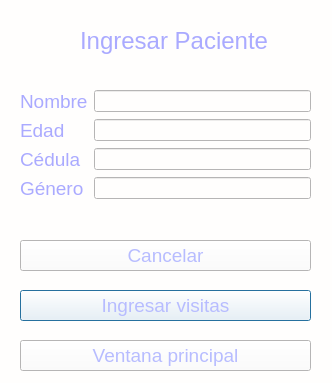
<?xml version="1.0" encoding="UTF-8"?>
<ui version="4.0">
 <class>Dialog</class>
 <widget class="QDialog" name="Dialog">
  <property name="geometry">
   <rect>
    <x>0</x>
    <y>0</y>
    <width>332</width>
    <height>383</height>
   </rect>
  </property>
  <property name="windowTitle">
   <string>Dialog</string>
  </property>
  <property name="styleSheet">
   <string notr="true">background-color: rgb(255, 254, 253);
</string>
  </property>
  <widget class="QWidget" name="formLayoutWidget">
   <property name="geometry">
    <rect>
     <x>20</x>
     <y>90</y>
     <width>291</width>
     <height>138</height>
    </rect>
   </property>
   <layout class="QFormLayout" name="formLayout">
    <item row="0" column="0">
     <widget class="QLabel" name="label">
      <property name="font">
       <font>
        <family>MS Shell Dlg 2</family>
        <pointsize>14</pointsize>
        <weight>50</weight>
        <italic>false</italic>
        <bold>false</bold>
       </font>
      </property>
      <property name="styleSheet">
       <string notr="true">color: rgb(170, 170, 255);
font: 14pt &quot;MS Shell Dlg 2&quot;;</string>
      </property>
      <property name="text">
       <string>Nombre</string>
      </property>
     </widget>
    </item>
    <item row="0" column="1">
     <widget class="QLineEdit" name="c_nombre"/>
    </item>
    <item row="1" column="0">
     <widget class="QLabel" name="label_3">
      <property name="font">
       <font>
        <family>MS Shell Dlg 2</family>
        <pointsize>14</pointsize>
        <weight>50</weight>
        <italic>false</italic>
        <bold>false</bold>
       </font>
      </property>
      <property name="styleSheet">
       <string notr="true">color: rgb(170, 170, 255);

font: 14pt &quot;MS Shell Dlg 2&quot;;</string>
      </property>
      <property name="text">
       <string>Edad</string>
      </property>
     </widget>
    </item>
    <item row="2" column="0">
     <widget class="QLabel" name="label_4">
      <property name="font">
       <font>
        <family>MS Shell Dlg 2</family>
        <pointsize>14</pointsize>
        <weight>50</weight>
        <italic>false</italic>
        <bold>false</bold>
       </font>
      </property>
      <property name="styleSheet">
       <string notr="true">font: 14pt &quot;MS Shell Dlg 2&quot;;
color: rgb(170, 170, 255);</string>
      </property>
      <property name="text">
       <string>Cédula</string>
      </property>
     </widget>
    </item>
    <item row="2" column="1">
     <widget class="QLineEdit" name="c_cedula"/>
    </item>
    <item row="3" column="0">
     <widget class="QLabel" name="label_5">
      <property name="font">
       <font>
        <family>MS Shell Dlg 2</family>
        <pointsize>14</pointsize>
        <weight>50</weight>
        <italic>false</italic>
        <bold>false</bold>
       </font>
      </property>
      <property name="styleSheet">
       <string notr="true">color: rgb(170, 170, 255);
font: 14pt &quot;MS Shell Dlg 2&quot;;
</string>
      </property>
      <property name="text">
       <string>Género</string>
      </property>
     </widget>
    </item>
    <item row="3" column="1">
     <widget class="QLineEdit" name="c_genero"/>
    </item>
    <item row="1" column="1">
     <widget class="QLineEdit" name="c_edad"/>
    </item>
   </layout>
  </widget>
  <widget class="QLabel" name="label_2">
   <property name="geometry">
    <rect>
     <x>80</x>
     <y>20</y>
     <width>191</width>
     <height>41</height>
    </rect>
   </property>
   <property name="font">
    <font>
     <family>MS Sans Serif</family>
     <pointsize>18</pointsize>
    </font>
   </property>
   <property name="styleSheet">
    <string notr="true">color: rgb(170, 170, 255);</string>
   </property>
   <property name="text">
    <string>Ingresar Paciente</string>
   </property>
  </widget>
  <widget class="QPushButton" name="b_visitas">
   <property name="geometry">
    <rect>
     <x>20</x>
     <y>290</y>
     <width>291</width>
     <height>31</height>
    </rect>
   </property>
   <property name="font">
    <font>
     <pointsize>14</pointsize>
    </font>
   </property>
   <property name="styleSheet">
    <string notr="true">color: rgb(183, 188, 255);
</string>
   </property>
   <property name="text">
    <string>Ingresar visitas</string>
   </property>
  </widget>
  <widget class="QPushButton" name="b_ventanappal">
   <property name="geometry">
    <rect>
     <x>20</x>
     <y>340</y>
     <width>291</width>
     <height>31</height>
    </rect>
   </property>
   <property name="font">
    <font>
     <pointsize>14</pointsize>
    </font>
   </property>
   <property name="styleSheet">
    <string notr="true">color: rgb(183, 188, 255);
</string>
   </property>
   <property name="text">
    <string>Ventana principal</string>
   </property>
  </widget>
  <widget class="QPushButton" name="cancelar">
   <property name="geometry">
    <rect>
     <x>20</x>
     <y>240</y>
     <width>291</width>
     <height>31</height>
    </rect>
   </property>
   <property name="font">
    <font>
     <pointsize>14</pointsize>
    </font>
   </property>
   <property name="styleSheet">
    <string notr="true">color: rgb(183, 188, 255);
</string>
   </property>
   <property name="text">
    <string>Cancelar</string>
   </property>
  </widget>
 </widget>
 <resources/>
 <connections/>
</ui>
